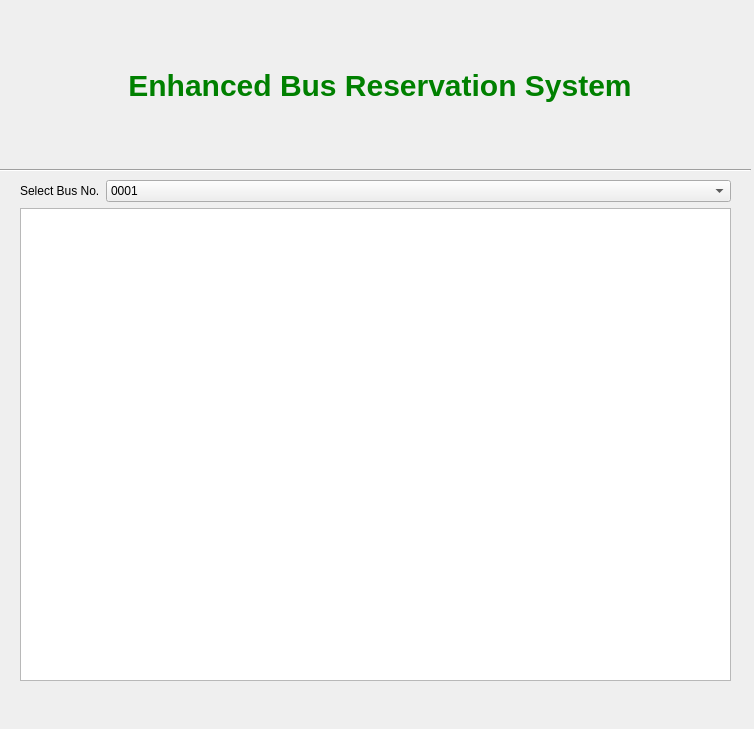
<?xml version="1.0" encoding="UTF-8"?>
<ui version="4.0">
 <class>passengers_view</class>
 <widget class="QDialog" name="passengers_view">
  <property name="geometry">
   <rect>
    <x>0</x>
    <y>0</y>
    <width>754</width>
    <height>729</height>
   </rect>
  </property>
  <property name="windowTitle">
   <string>Dialog</string>
  </property>
  <widget class="Line" name="line">
   <property name="geometry">
    <rect>
     <x>0</x>
     <y>160</y>
     <width>751</width>
     <height>20</height>
    </rect>
   </property>
   <property name="styleSheet">
    <string notr="true"/>
   </property>
   <property name="orientation">
    <enum>Qt::Horizontal</enum>
   </property>
  </widget>
  <widget class="QWidget" name="layoutWidget">
   <property name="geometry">
    <rect>
     <x>120</x>
     <y>30</y>
     <width>520</width>
     <height>111</height>
    </rect>
   </property>
   <layout class="QVBoxLayout" name="verticalLayout">
    <item>
     <widget class="QLabel" name="label">
      <property name="layoutDirection">
       <enum>Qt::LeftToRight</enum>
      </property>
      <property name="styleSheet">
       <string notr="true">color: Green;
font-size:30px;
font-weight:bold;

</string>
      </property>
      <property name="text">
       <string>Enhanced Bus Reservation System</string>
      </property>
      <property name="alignment">
       <set>Qt::AlignCenter</set>
      </property>
     </widget>
    </item>
   </layout>
  </widget>
  <widget class="QWidget" name="">
   <property name="geometry">
    <rect>
     <x>20</x>
     <y>180</y>
     <width>711</width>
     <height>501</height>
    </rect>
   </property>
   <layout class="QVBoxLayout" name="verticalLayout_2">
    <item>
     <layout class="QFormLayout" name="formLayout">
      <item row="0" column="0">
       <widget class="QLabel" name="label_2">
        <property name="text">
         <string>Select Bus No.</string>
        </property>
       </widget>
      </item>
      <item row="0" column="1">
       <widget class="QComboBox" name="comboBox">
        <item>
         <property name="text">
          <string>0001</string>
         </property>
        </item>
        <item>
         <property name="text">
          <string>0002</string>
         </property>
        </item>
        <item>
         <property name="text">
          <string>0003</string>
         </property>
        </item>
        <item>
         <property name="text">
          <string>0004</string>
         </property>
        </item>
        <item>
         <property name="text">
          <string>0005</string>
         </property>
        </item>
       </widget>
      </item>
     </layout>
    </item>
    <item>
     <widget class="QTableView" name="tableView"/>
    </item>
   </layout>
  </widget>
 </widget>
 <resources/>
 <connections/>
</ui>
